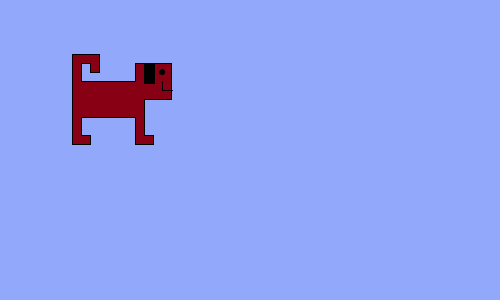
Frame 1 (no input)
Frame 60 (the mouse pressed at the canvas centre just before this capture): identical to frame 1, image omitted
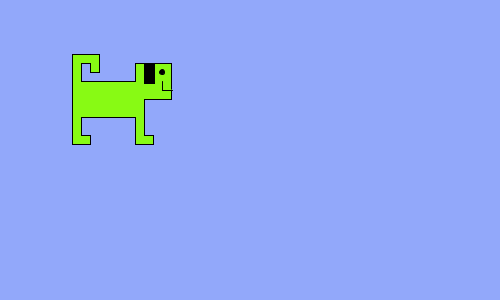
Frame 120 (the mouse held since frame 60 and released just before this capture)

The Processing sketch that drew these frames (run headless with seeded random() and noise(); from frame 60 on, the mouse is pressed at the canvas centre):

// Processing sketch: processing_99302
// ── processing_99302.pde

void setup(){
  size (500, 300);
  frameRate(24);
}

void draw(){
  background(#92A8FA);
  fill(136, mouseX, 20);
  beginShape();
  vertex(72,54);
  vertex(72,144);
  vertex(90,144);
  vertex(90,135);
  vertex(81,135);
  vertex(81,117);
  vertex(135,117);
  vertex(135,144);
  vertex(153,144);
  vertex(153,135);
  vertex(144,135);
  vertex(144,99);
  vertex(171,99);
  vertex(171,63);
  vertex(135,63);
  vertex(135,81);
  vertex(81,81);
  vertex(81,63);
  vertex(90,63);
  vertex(90,72);
  vertex(99,72);
  vertex(99,54);
  vertex(72,54);
  endShape(CLOSE);
  
  beginShape();
  vertex(162, 81);
  vertex(162, 90);
  vertex(172, 90);
  endShape();
  
  fill(0);
  rect(144,63,10, 20);
  ellipse(162, 72, 5, 5);
}
  
